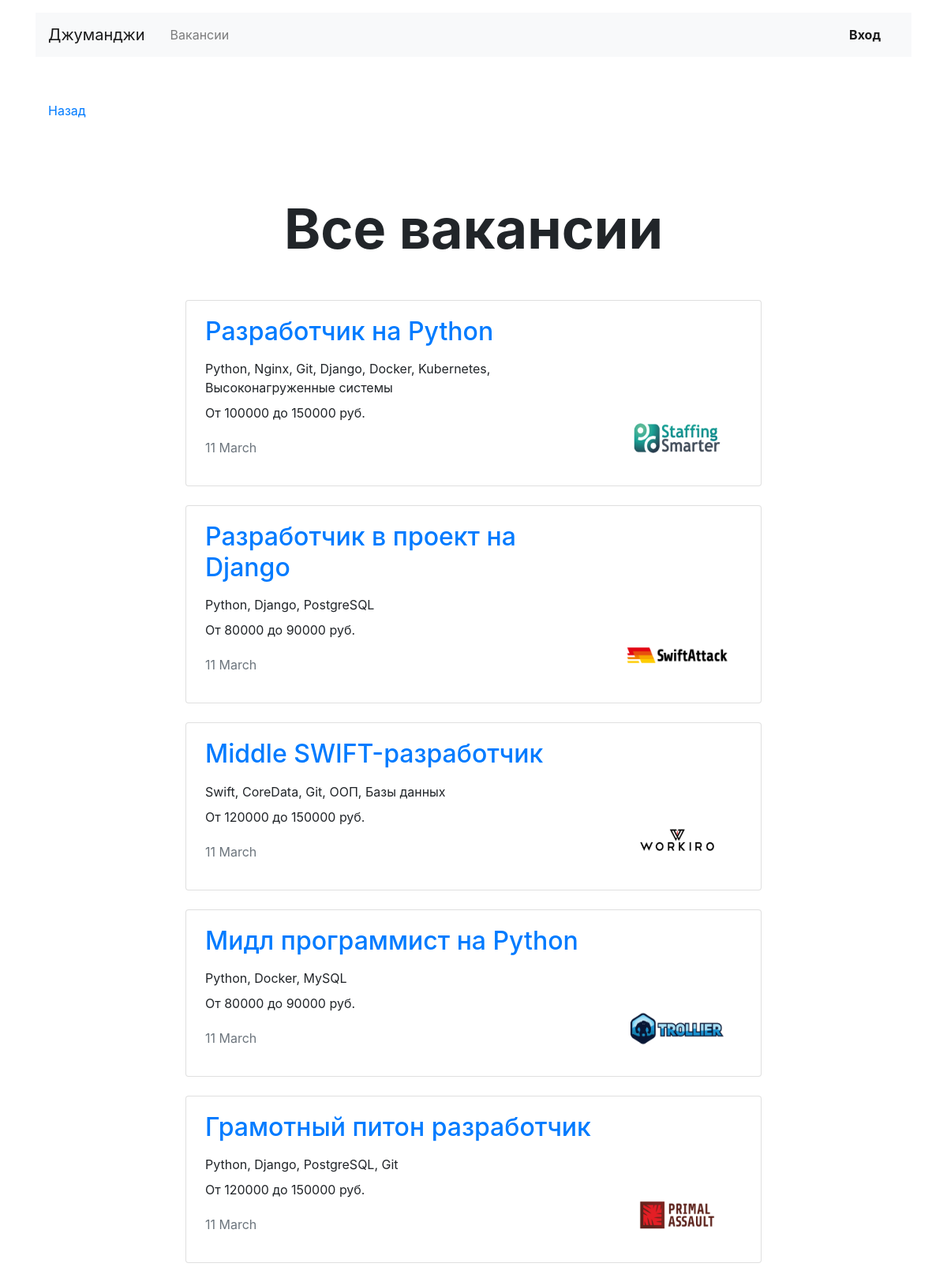
Page /vacancies/ on the committed database.
### jobs/models.py (models this page shows, shortened)
class Vacancy(models.Model):
    title = models.CharField(max_length=128)
    specialty = models.ForeignKey(Specialty, on_delete=models.CASCADE, related_name='vacancies')
    company = models.ForeignKey(Company, on_delete=models.CASCADE, related_name='vacancies')
    skills = models.TextField()
    description = models.TextField()
    salary_min = models.IntegerField()
    salary_max = models.IntegerField()
    published_at = models.DateField()

class Company(models.Model):
    name = models.CharField(max_length=128)
    location = models.CharField(max_length=128)
    logo = models.URLField(default='https://place-hold.it/100x60')
    description = models.TextField()
    employee_count = models.IntegerField()

### jobs/views.py (the view)
# urls.py: path('vacancies/', vacancies_view, name='vacancies'),
def vacancies_view(request: HttpRequest):
    jobs = Vacancy.objects.all().select_related('company')
    jobs_count = jobs.count()
    return render(
        request,
        'jobs/vacancies.html',
        context={'jobs_count': jobs_count, 'jobs': jobs, 'title': 'Все вакансии'},
    )

### jobs/templates/jobs/vacancies.html
{% extends "jobs/base.html" %}
{% block container %}
<main class="container mt-3">
    <div class="navbar mt-5">
        <p><a href="{{ request.META.HTTP_REFERER }}">Назад</a></p>
    </div>
    <section>
        <h1 class="h1 text-center mx-auto mt-4 pt-5" style="font-size: 70px;"><strong>{{ title }}</strong></h1>
        <div class="row mt-5">
            {% for job in jobs %}
            <div class="col-12 col-lg-8 offset-lg-2 m-auto">
                <div class="card mb-4">
                    <div class="card-body px-4">
                        <div class="row">
                            <div class="col-12 col-md-8 col-lg-9">
                                <h2 class="h2 pb-2"><a href="{% url 'vacancy' vacancy_id=job.id %}">{{ job.title }}</a></h2>
                                <p class="mb-2">{% for skill in job.skills %}{{ skill }}{% endfor %}</p>
                                <p>От {{ job.salary_min }} до {{ job.salary_max }} руб.</p>
                                <p class="text-muted pt-1">{{ job.published_at|date:"d E" }}</p>
                            </div>
                            <div class="col-12 col-md-4 col-lg-3 d-flex align-items-end">
                                <a href="{% url 'companies' company_id=job.company.id %}"><img src="../static/jobs/companies/{{ job.company.logo }}" width="130" height="80" alt=""></a>
                            </div>
                        </div>
                    </div>
                </div>
            </div>
            {% endfor %}
        </div>
    </section>
</main>
{% endblock %}

### rows in the picture
Vacancy: title "Разработчик на Python", skills "P" "y" "t" "h" "o" "n" "," "N" "g" "i" "n" "x" "," "G" "i" "t" "," "D" "j" "a" "n" "g" "o" "," "D" "o" "c" "k" "e" "r" "," "K" "u" "b" "e" "r" "n" "e" "t" "e" "s" "," "В" "ы" "с" "о" "к" "о" "н" "а" "г" "р" "у" "ж" "е" "н" "н" "ы" "е" "с" "и" "с" "т" "е" "м" "ы", salary_min "100000", salary_max "150000", published_at "11 March", company.logo (picture)
Vacancy: title "Разработчик в проект на Django", skills "P" "y" "t" "h" "o" "n" "," "D" "j" "a" "n" "g" "o" "," "P" "o" "s" "t" "g" "r" "e" "S" "Q" "L", salary_min "80000", salary_max "90000", published_at "11 March", company.logo (picture)
Vacancy: title "Middle SWIFT-разработчик", skills "S" "w" "i" "f" "t" "," "C" "o" "r" "e" "D" "a" "t" "a" "," "G" "i" "t" "," "О" "О" "П" "," "Б" "а" "з" "ы" "д" "а" "н" "н" "ы" "х", salary_min "120000", salary_max "150000", published_at "11 March", company.logo (picture)
Vacancy: title "Мидл программист на Python", skills "P" "y" "t" "h" "o" "n" "," "D" "o" "c" "k" "e" "r" "," "M" "y" "S" "Q" "L", salary_min "80000", salary_max "90000", published_at "11 March", company.logo (picture)
Vacancy: title "Грамотный питон разработчик", skills "P" "y" "t" "h" "o" "n" "," "D" "j" "a" "n" "g" "o" "," "P" "o" "s" "t" "g" "r" "e" "S" "Q" "L" "," "G" "i" "t", salary_min "120000", salary_max "150000", published_at "11 March", company.logo (picture)

### other values in the picture
{{ title }} "Все вакансии"
